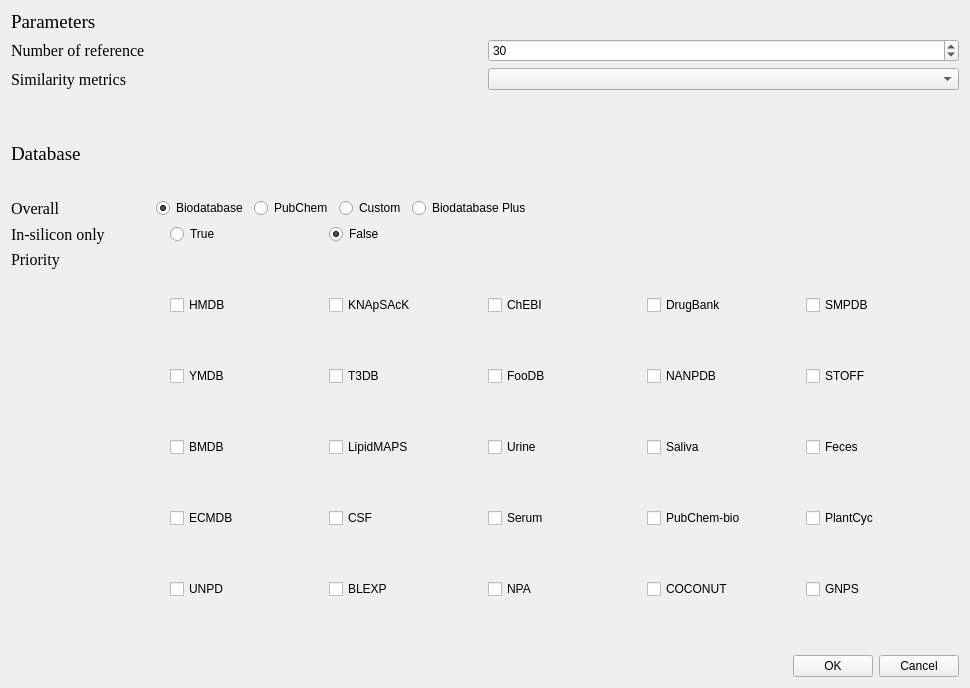
<?xml version="1.0" encoding="UTF-8"?>
<ui version="4.0">
 <class>Form</class>
 <widget class="QWidget" name="Form">
  <property name="geometry">
   <rect>
    <x>0</x>
    <y>0</y>
    <width>970</width>
    <height>688</height>
   </rect>
  </property>
  <property name="windowTitle">
   <string>Form</string>
  </property>
  <layout class="QVBoxLayout" name="verticalLayout_8">
   <item>
    <layout class="QVBoxLayout" name="verticalLayout">
     <item>
      <widget class="QLabel" name="label_4">
       <property name="font">
        <font>
         <family>Times New Roman</family>
         <pointsize>14</pointsize>
        </font>
       </property>
       <property name="text">
        <string>Parameters</string>
       </property>
      </widget>
     </item>
     <item>
      <layout class="QGridLayout" name="gridLayout">
       <item row="0" column="1">
        <widget class="QSpinBox" name="spinBox_nref">
         <property name="value">
          <number>30</number>
         </property>
        </widget>
       </item>
       <item row="0" column="0">
        <widget class="QLabel" name="label_5">
         <property name="font">
          <font>
           <family>Times New Roman</family>
           <pointsize>12</pointsize>
          </font>
         </property>
         <property name="text">
          <string>Number of reference</string>
         </property>
        </widget>
       </item>
       <item row="1" column="1">
        <widget class="QComboBox" name="comboBox"/>
       </item>
       <item row="2" column="0">
        <spacer name="verticalSpacer_2">
         <property name="orientation">
          <enum>Qt::Vertical</enum>
         </property>
         <property name="sizeType">
          <enum>QSizePolicy::Fixed</enum>
         </property>
         <property name="sizeHint" stdset="0">
          <size>
           <width>20</width>
           <height>20</height>
          </size>
         </property>
        </spacer>
       </item>
       <item row="1" column="0">
        <widget class="QLabel" name="label_6">
         <property name="font">
          <font>
           <family>Times New Roman</family>
           <pointsize>12</pointsize>
          </font>
         </property>
         <property name="text">
          <string>Similarity metrics</string>
         </property>
        </widget>
       </item>
      </layout>
     </item>
    </layout>
   </item>
   <item>
    <widget class="QLabel" name="label">
     <property name="font">
      <font>
       <family>Times New Roman</family>
       <pointsize>14</pointsize>
      </font>
     </property>
     <property name="text">
      <string>Database</string>
     </property>
    </widget>
   </item>
   <item>
    <layout class="QGridLayout" name="gridLayout_2">
     <item row="2" column="2">
      <layout class="QVBoxLayout" name="verticalLayout_5">
       <item>
        <widget class="QCheckBox" name="checkBox_2">
         <property name="text">
          <string>KNApSAcK</string>
         </property>
         <property name="checked">
          <bool>false</bool>
         </property>
        </widget>
       </item>
       <item>
        <widget class="QCheckBox" name="checkBox_8">
         <property name="text">
          <string>T3DB</string>
         </property>
        </widget>
       </item>
       <item>
        <widget class="QCheckBox" name="checkBox_13">
         <property name="text">
          <string>LipidMAPS</string>
         </property>
        </widget>
       </item>
       <item>
        <widget class="QCheckBox" name="checkBox_20">
         <property name="text">
          <string>CSF</string>
         </property>
        </widget>
       </item>
       <item>
        <widget class="QCheckBox" name="checkBox_21">
         <property name="text">
          <string>BLEXP</string>
         </property>
         <property name="checked">
          <bool>false</bool>
         </property>
        </widget>
       </item>
      </layout>
     </item>
     <item row="2" column="4">
      <layout class="QVBoxLayout" name="verticalLayout_3">
       <item>
        <widget class="QCheckBox" name="checkBox_4">
         <property name="text">
          <string>DrugBank</string>
         </property>
        </widget>
       </item>
       <item>
        <widget class="QCheckBox" name="checkBox_9">
         <property name="text">
          <string>NANPDB</string>
         </property>
        </widget>
       </item>
       <item>
        <widget class="QCheckBox" name="checkBox_14">
         <property name="text">
          <string>Saliva</string>
         </property>
        </widget>
       </item>
       <item>
        <widget class="QCheckBox" name="checkBox_19">
         <property name="text">
          <string>PubChem-bio</string>
         </property>
        </widget>
       </item>
       <item>
        <widget class="QCheckBox" name="checkBox_23">
         <property name="text">
          <string>COCONUT</string>
         </property>
        </widget>
       </item>
      </layout>
     </item>
     <item row="2" column="5">
      <layout class="QVBoxLayout" name="verticalLayout_2">
       <item>
        <widget class="QCheckBox" name="checkBox_5">
         <property name="text">
          <string>SMPDB</string>
         </property>
        </widget>
       </item>
       <item>
        <widget class="QCheckBox" name="checkBox_6">
         <property name="text">
          <string>STOFF</string>
         </property>
        </widget>
       </item>
       <item>
        <widget class="QCheckBox" name="checkBox_15">
         <property name="text">
          <string>Feces</string>
         </property>
        </widget>
       </item>
       <item>
        <widget class="QCheckBox" name="checkBox_16">
         <property name="text">
          <string>PlantCyc</string>
         </property>
        </widget>
       </item>
       <item>
        <widget class="QCheckBox" name="checkBox_25">
         <property name="text">
          <string>GNPS</string>
         </property>
        </widget>
       </item>
      </layout>
     </item>
     <item row="2" column="1">
      <layout class="QVBoxLayout" name="verticalLayout_6">
       <item>
        <widget class="QCheckBox" name="checkBox_1">
         <property name="text">
          <string>HMDB</string>
         </property>
         <property name="checked">
          <bool>false</bool>
         </property>
         <property name="tristate">
          <bool>false</bool>
         </property>
        </widget>
       </item>
       <item>
        <widget class="QCheckBox" name="checkBox_7">
         <property name="text">
          <string>YMDB</string>
         </property>
        </widget>
       </item>
       <item>
        <widget class="QCheckBox" name="checkBox_12">
         <property name="text">
          <string>BMDB</string>
         </property>
        </widget>
       </item>
       <item>
        <widget class="QCheckBox" name="checkBox_17">
         <property name="text">
          <string>ECMDB</string>
         </property>
        </widget>
       </item>
       <item>
        <widget class="QCheckBox" name="checkBox_24">
         <property name="text">
          <string>UNPD</string>
         </property>
        </widget>
       </item>
      </layout>
     </item>
     <item row="2" column="3">
      <layout class="QVBoxLayout" name="verticalLayout_4">
       <item>
        <widget class="QCheckBox" name="checkBox_3">
         <property name="text">
          <string>ChEBI</string>
         </property>
        </widget>
       </item>
       <item>
        <widget class="QCheckBox" name="checkBox_10">
         <property name="text">
          <string>FooDB</string>
         </property>
        </widget>
       </item>
       <item>
        <widget class="QCheckBox" name="checkBox_11">
         <property name="text">
          <string>Urine</string>
         </property>
        </widget>
       </item>
       <item>
        <widget class="QCheckBox" name="checkBox_18">
         <property name="text">
          <string>Serum</string>
         </property>
        </widget>
       </item>
       <item>
        <widget class="QCheckBox" name="checkBox_22">
         <property name="text">
          <string>NPA</string>
         </property>
        </widget>
       </item>
      </layout>
     </item>
     <item row="2" column="0">
      <layout class="QVBoxLayout" name="verticalLayout_7">
       <item>
        <widget class="QLabel" name="label_2">
         <property name="font">
          <font>
           <family>Times New Roman</family>
           <pointsize>12</pointsize>
          </font>
         </property>
         <property name="text">
          <string>Priority</string>
         </property>
        </widget>
       </item>
       <item>
        <spacer name="verticalSpacer">
         <property name="orientation">
          <enum>Qt::Vertical</enum>
         </property>
         <property name="sizeType">
          <enum>QSizePolicy::Fixed</enum>
         </property>
         <property name="sizeHint" stdset="0">
          <size>
           <width>40</width>
           <height>380</height>
          </size>
         </property>
        </spacer>
       </item>
      </layout>
     </item>
     <item row="0" column="0" colspan="4">
      <layout class="QHBoxLayout" name="horizontalLayout">
       <item>
        <widget class="QLabel" name="label_3">
         <property name="font">
          <font>
           <family>Times New Roman</family>
           <pointsize>12</pointsize>
          </font>
         </property>
         <property name="text">
          <string>Overall</string>
         </property>
        </widget>
       </item>
       <item>
        <spacer name="horizontalSpacer_2">
         <property name="orientation">
          <enum>Qt::Horizontal</enum>
         </property>
         <property name="sizeType">
          <enum>QSizePolicy::Fixed</enum>
         </property>
         <property name="sizeHint" stdset="0">
          <size>
           <width>90</width>
           <height>20</height>
          </size>
         </property>
        </spacer>
       </item>
       <item>
        <widget class="QRadioButton" name="radioButton_1">
         <property name="text">
          <string>Biodatabase</string>
         </property>
         <property name="checked">
          <bool>true</bool>
         </property>
         <attribute name="buttonGroup">
          <string notr="true">buttonGroup</string>
         </attribute>
        </widget>
       </item>
       <item>
        <widget class="QRadioButton" name="radioButton_2">
         <property name="text">
          <string>PubChem</string>
         </property>
         <attribute name="buttonGroup">
          <string notr="true">buttonGroup</string>
         </attribute>
        </widget>
       </item>
       <item>
        <widget class="QRadioButton" name="radioButton_3">
         <property name="text">
          <string>Custom</string>
         </property>
         <attribute name="buttonGroup">
          <string notr="true">buttonGroup</string>
         </attribute>
        </widget>
       </item>
       <item>
        <widget class="QRadioButton" name="radioButton_4">
         <property name="text">
          <string>Biodatabase Plus</string>
         </property>
         <attribute name="buttonGroup">
          <string notr="true">buttonGroup</string>
         </attribute>
        </widget>
       </item>
       <item>
        <spacer name="horizontalSpacer">
         <property name="orientation">
          <enum>Qt::Horizontal</enum>
         </property>
         <property name="sizeHint" stdset="0">
          <size>
           <width>40</width>
           <height>20</height>
          </size>
         </property>
        </spacer>
       </item>
      </layout>
     </item>
     <item row="1" column="0">
      <widget class="QLabel" name="label_7">
       <property name="font">
        <font>
         <family>Times New Roman</family>
         <pointsize>12</pointsize>
        </font>
       </property>
       <property name="text">
        <string>In-silicon only</string>
       </property>
      </widget>
     </item>
     <item row="1" column="1">
      <widget class="QRadioButton" name="radioButton_true">
       <property name="text">
        <string>True</string>
       </property>
       <property name="checked">
        <bool>false</bool>
       </property>
       <attribute name="buttonGroup">
        <string notr="true">buttonGroup_2</string>
       </attribute>
      </widget>
     </item>
     <item row="1" column="2">
      <widget class="QRadioButton" name="radioButton_false">
       <property name="text">
        <string>False</string>
       </property>
       <property name="checked">
        <bool>true</bool>
       </property>
       <attribute name="buttonGroup">
        <string notr="true">buttonGroup_2</string>
       </attribute>
      </widget>
     </item>
    </layout>
   </item>
   <item>
    <layout class="QHBoxLayout" name="horizontalLayout_2">
     <item>
      <spacer name="horizontalSpacer_3">
       <property name="orientation">
        <enum>Qt::Horizontal</enum>
       </property>
       <property name="sizeHint" stdset="0">
        <size>
         <width>40</width>
         <height>20</height>
        </size>
       </property>
      </spacer>
     </item>
     <item>
      <widget class="QPushButton" name="pushButton_OK">
       <property name="text">
        <string>OK</string>
       </property>
      </widget>
     </item>
     <item>
      <widget class="QPushButton" name="pushButton_Cancel">
       <property name="text">
        <string>Cancel</string>
       </property>
      </widget>
     </item>
    </layout>
   </item>
  </layout>
 </widget>
 <resources/>
 <connections/>
 <buttongroups>
  <buttongroup name="buttonGroup"/>
  <buttongroup name="buttonGroup_2"/>
 </buttongroups>
</ui>
